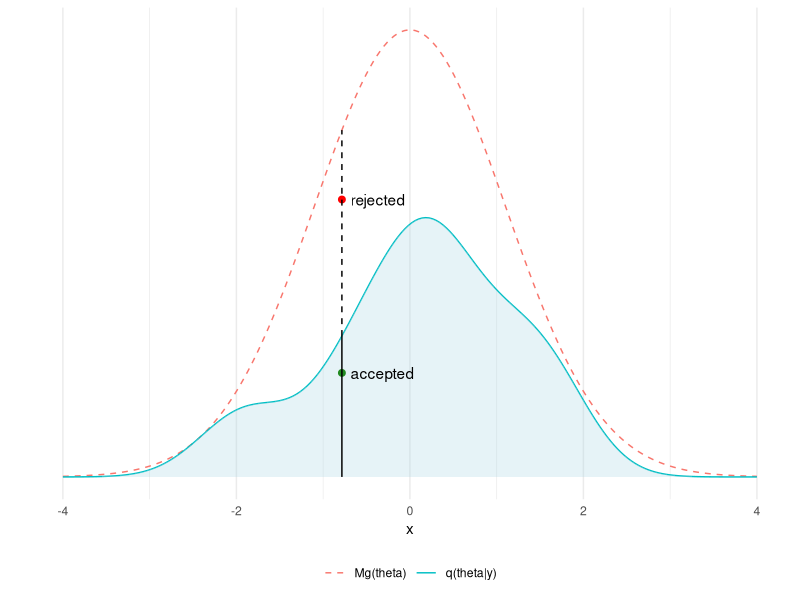
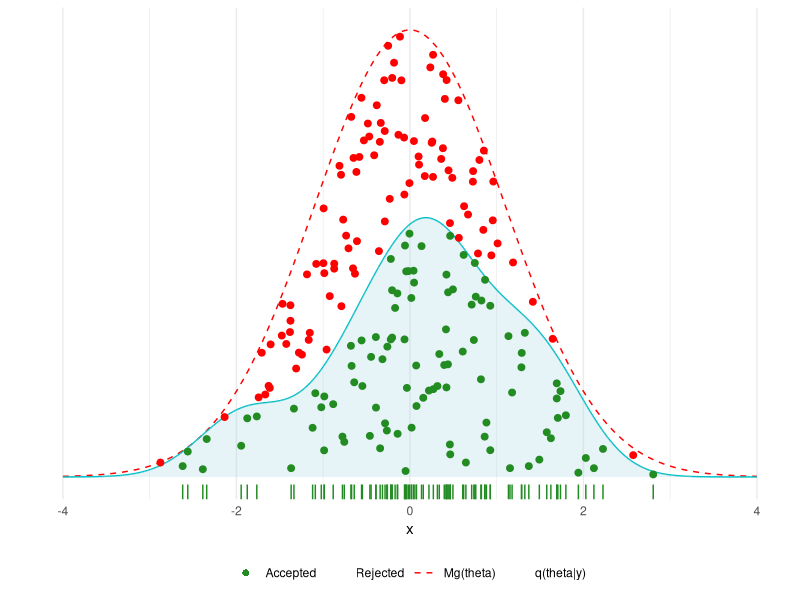
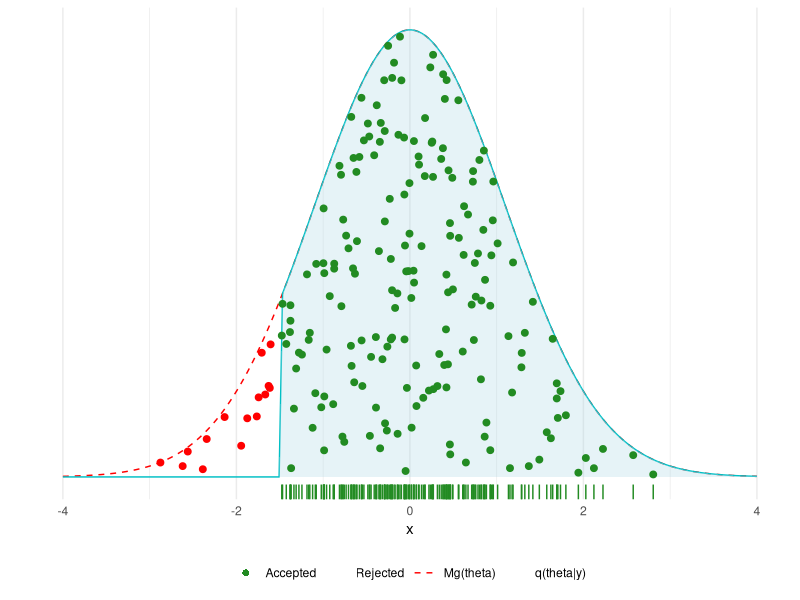

The R source for these figures, in order:
#' ---
#' title: "Bayesian data analysis demo 10.1"
#' author: "Aki Vehtari, Markus Paasiniemi"
#' date: "`r format(Sys.Date())`"
#' output:
#'   html_document:
#'     theme: readable
#'     code_download: true
#' ---

#' ## Rejection sampling example
#' 

#' ggplot2 is used for plotting, tidyr for manipulating data frames
#+ setup, message=FALSE, error=FALSE, warning=FALSE
library(ggplot2)
theme_set(theme_minimal())
library(tidyr)

#' Fake interesting distribution
x <- seq(-4, 4, length.out = 200)
r <- c(1.1, 1.3, -0.1, -0.7, 0.2, -0.4, 0.06, -1.7,
      1.7, 0.3, 0.7, 1.6, -2.06, -0.74, 0.2, 0.5)

#' Compute unnormalized target density (named q, to emphesize that it
#' does not need to be normalized).
q <- density(r, bw = 0.5, n = 200, from = -4, to = 4)$y

#' Gaussian proposal distribution
g_mean <- 0
g_sd <- 1.1
g <- dnorm(x, g_mean, g_sd)

#' M is computed by discrete approximation
M <- max(q/g)
g <- g*M

#' One draw at -0.8
r1 = -0.8
zi = which.min(abs(x - r1)) # find the closest grid point
r21 = 0.3 * g[zi]
r22 = 0.8 * g[zi]

#' Visualize one accepted and one rejected draw:
df1 <- data.frame(x, q, g) %>% gather(grp, p, -x)
# subset with only target distribution
dfq <- subset(df1 , grp == "q")
# labels 
labs1 <- c('Mg(theta)','q(theta|y)')
ggplot() +
  geom_line(data = df1, aes(x, p, color = grp, linetype = grp)) +
  geom_area(data = dfq, aes(x, p), fill = 'lightblue', alpha = 0.3) +
  geom_point(aes(x[zi], r21), col = 'forestgreen', size = 2) +
  geom_point(aes(x[zi], r22), col = 'red', size = 2) +
  geom_segment(aes(x = x[zi], xend = x[zi], y = 0, yend = q[zi])) +
  geom_segment(aes(x = x[zi], xend = x[zi], y = q[zi], yend = g[zi]),
               linetype = 'dashed') +
  scale_y_continuous(breaks = NULL) +
  labs(y = '') +
  theme(legend.position = 'bottom', legend.title = element_blank()) +
  scale_linetype_manual(values = c('dashed', 'solid'), labels = labs1) +
  scale_color_discrete(labels = labs1) +
  annotate('text', x = x[zi] + 0.1, y = c(r21, r22),
           label = c('accepted', 'rejected'), hjust = 0)

#' 200 draws from the proposal distribution
nsamp <- 200
r1s <- rnorm(nsamp, g_mean, g_sd)
zis <- sapply(r1s, function(r) which.min(abs(x - r)))
r2s <- runif(nsamp) * g[zis]
acc <- ifelse(r2s < q[zis], 'a', 'r')

#' Visualize 200 draws, only some of which are accepted
df2 <- data.frame(r1s, r2s, acc)
# labels
labs2 <- c('Accepted', 'Rejected', 'Mg(theta)', 'q(theta|y)')
ggplot() +
  geom_line(data = df1, aes(x, p, color = grp, linetype = grp)) +
  geom_area(data = dfq, aes(x, p), fill = 'lightblue', alpha = 0.3) +
  geom_point(data = df2, aes(r1s, r2s, color = acc), size = 2) +
  geom_rug(data = subset(df2, acc== 'a'), aes(x = r1s, r2s),
           col = 'forestgreen', sides = 'b') +
  labs(y = '') +
  scale_y_continuous(breaks = NULL) +
  scale_linetype_manual(values = c(2, 1, 0, 0), labels = labs2) +
  scale_color_manual(values=c('forestgreen','red','#00BFC4','red'), labels = labs2) +
  guides(color=guide_legend(override.aes=list(
    shape = c(16, 16, NA, NA), linetype = c(0, 0, 2, 1),
    color=c('forestgreen', 'red', 'red', '#00BFC4'), labels = labs2)),
    linetype=FALSE) +
  theme(legend.position = 'bottom', legend.title = element_blank())

#' Rejection sampling for truncated distribution
q <- g
q[x < -1.5] <- 0
df1 <- data.frame(x, q, g) %>% gather(grp, p, -x)
acc <- ifelse(r1s > -1.5, 'a', 'r')
df2 <- data.frame(r1s, r2s, acc)
dfq <- subset(df1 , grp == "q")
# labels
labs2 <- c('Accepted', 'Rejected', 'Mg(theta)', 'q(theta|y)')
ggplot() +
  geom_line(data = df1, aes(x, p, color = grp, linetype = grp)) +
  geom_area(data = dfq, aes(x, p), fill = 'lightblue', alpha = 0.3) +
  geom_point(data = df2, aes(r1s, r2s, color = acc), size = 2) +
  geom_rug(data = subset(df2, acc== 'a'), aes(x = r1s, r2s),
           col = 'forestgreen', sides = 'b') +
  labs(y = '') +
  scale_y_continuous(breaks = NULL) +
  scale_linetype_manual(values = c(2, 1, 0, 0), labels = labs2) +
  scale_color_manual(values=c('forestgreen','red','#00BFC4','red'), labels = labs2) +
  guides(color=guide_legend(override.aes=list(
      shape = c(16, 16, NA, NA), linetype = c(0, 0, 2, 1),
      color=c('forestgreen', 'red', 'red', '#00BFC4'), labels = labs2)),
    linetype=FALSE) +
  theme(legend.position = 'bottom', legend.title = element_blank())
